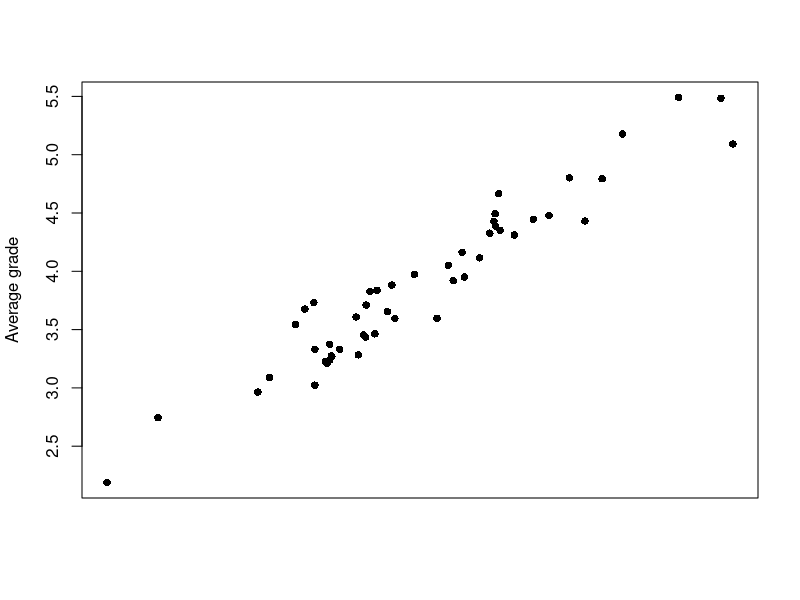
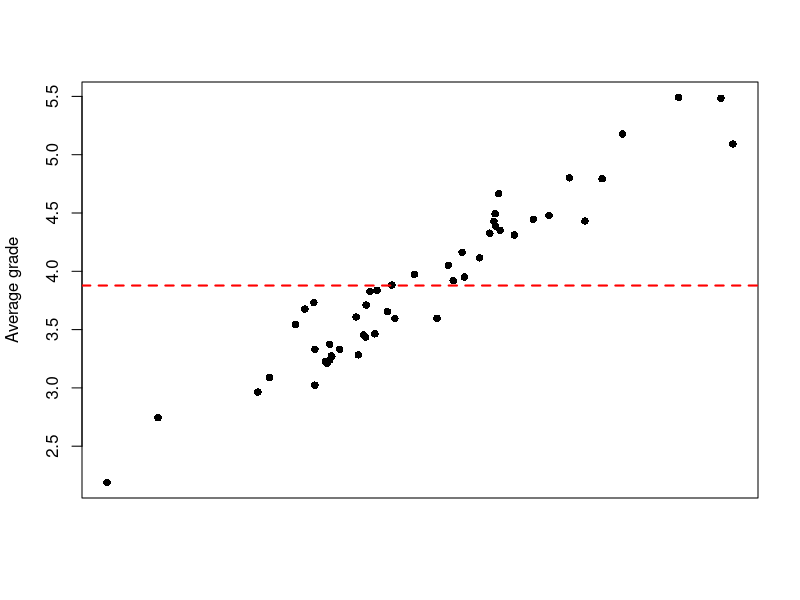
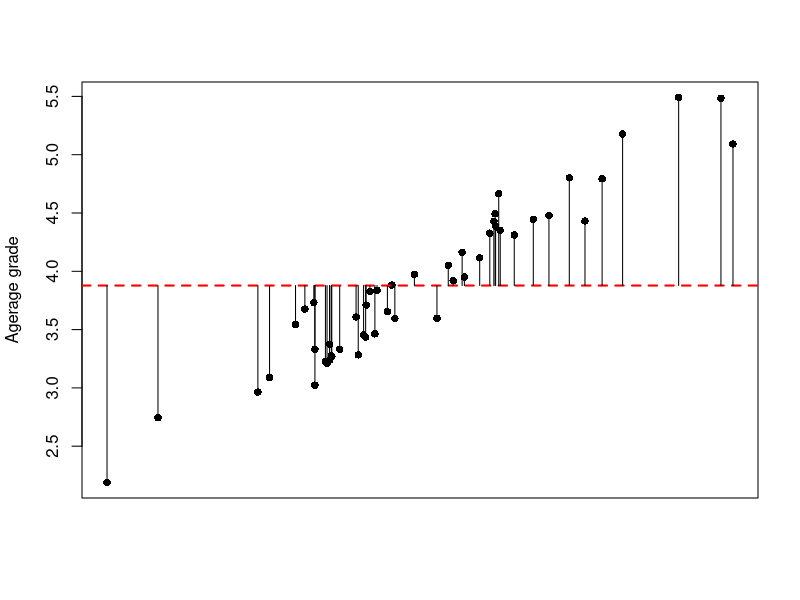
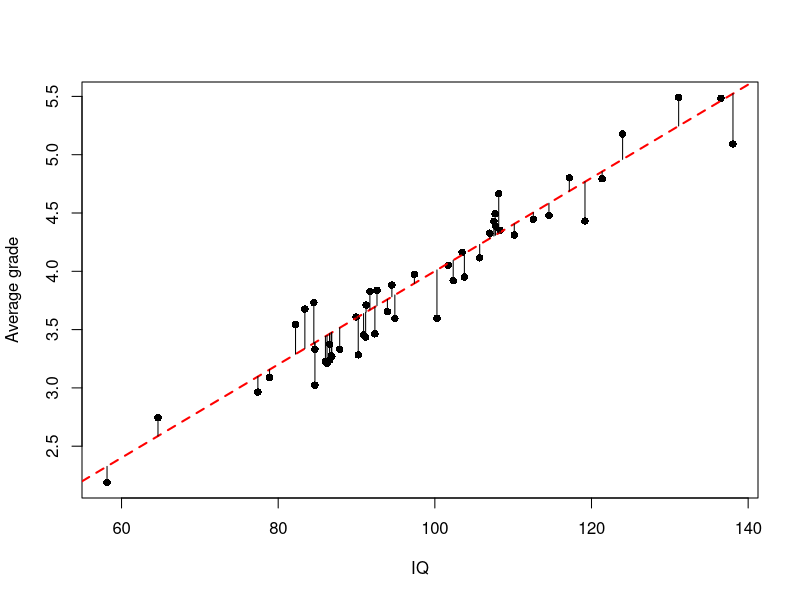
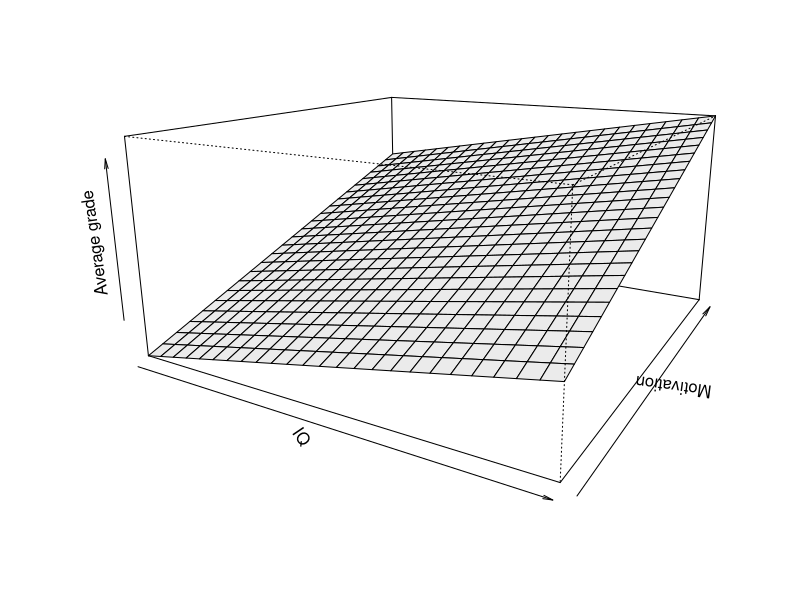
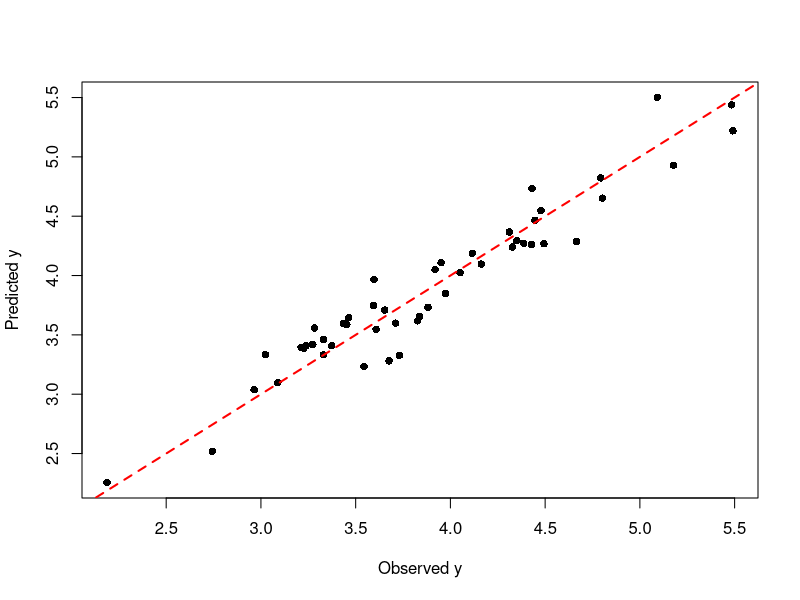

Write the R code that produced these figures, in order.
## ---- chunk 1
knitr::opts_chunk$set(echo = FALSE)
## ---- chunk 2
x <- rnorm(50, 100, 15)
y <- 0.001 + 0.04*x + rnorm(50, 0, 0.2)
m_y = mean(y)
plot(x, y, pch=16, xlab='', ylab='Average grade', xaxt='n')
## ---- chunk 3
plot(x, y, pch=16, xlab='', ylab='Average grade', xaxt='n')
abline(h=m_y, lwd=2, lty=2, col='red')
## ---- chunk 4
plot(x, y, pch=16, xlab='', ylab='Agerage grade', xaxt='n')
abline(h=m_y, lwd=2, lty=2, col='red')
for(i in 1:50) {
  lines(c(x[i], x[i]), c(m_y, y[i]))
}
## ---- chunk 5
plot(x, y, pch=16, xlab='IQ', ylab='Average grade')
y_true <- 0.001 + 0.04*x
abline(a=0.001, b=0.04, lwd=2, lty=2, col='red')
for(i in 1:50) {
  lines(c(x[i], x[i]), c(y_true[i], y[i]))
}
## ---- chunk 6
x_1 <- seq(0, 1, length=25)
x_2 <- seq(0, 1, length=25)
f <- function(x, y) { 0.001 + 0.4*x + 0.7*y}
z <- outer(x_1, x_2, f)
persp(x_1, x_2, z, theta=30, col='white', expand=0.5, xlab='IQ', ylab='Motivation', zlab='Average grade',shade=0.1)
## ---- chunk 7
plot(y, predict(lm(y~x)), pch=16, xlab='Observed y', ylab='Predicted y')
abline(0, 1, lwd=2, lty=2, col='red')
